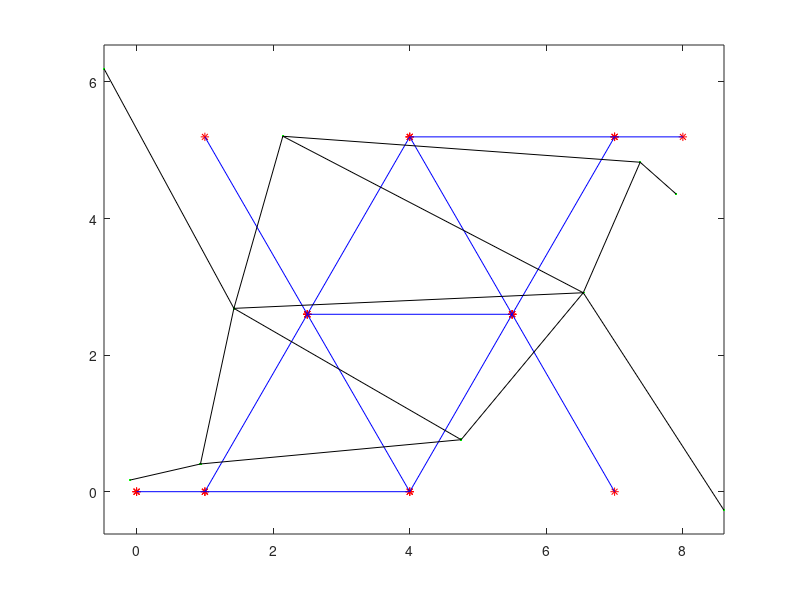
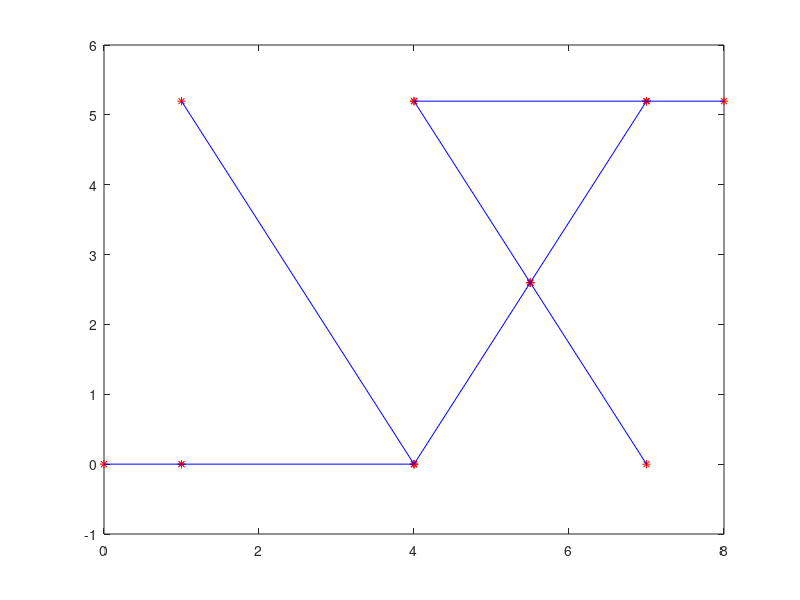
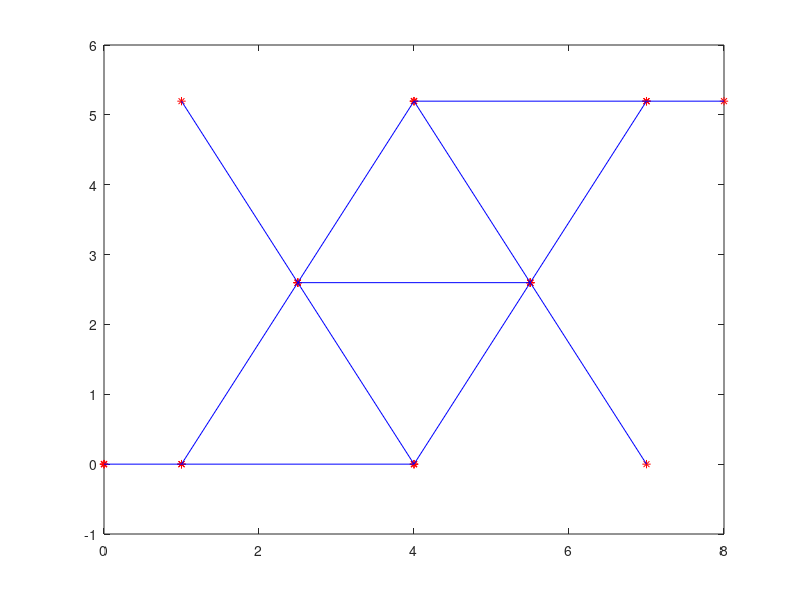

The MATLAB source for these figures, in order:
close all; clear all; clc;

A = load('coords_including_noise.txt');

figure('name','graph including noise');
plot(A(:,1), A(:,2), '*r')
hold on
plot(A(:,3), A(:,4), '*r')

plot([A(:,1)'; A(:,3)'], [A(:,2)'; A(:,4)'], 'b') 

plot(A(:,5), A(:,6), '.g')
plot(A(:,7), A(:,8), '.g')

plot([A(:,5)'; A(:,7)'], [A(:,6)'; A(:,8)'], 'k')
axis equal

B = load('sparsified_coords.txt');

figure('name','Sparsed graph including noise');
plot(B(:,1), B(:,2), '*r')
hold on
plot(B(:,3), B(:,4), '*r')

plot([B(:,1)'; B(:,3)'], [B(:,2)'; B(:,4)'], 'b')

%plot(B(:,5), B(:,6), '.g')
%plot(B(:,7), B(:,8), '.g')

%plot([B(:,5)'; B(:,7)'], [B(:,6)'; B(:,8)'], 'k')

C = load('coords_without_noise.txt');
figure('name','Graph without noise');
plot(C(:,1), C(:,2), '*r')
hold on
plot(C(:,3), C(:,4), '*r')

plot([C(:,1)'; C(:,3)'], [C(:,2)'; C(:,4)'], 'b')